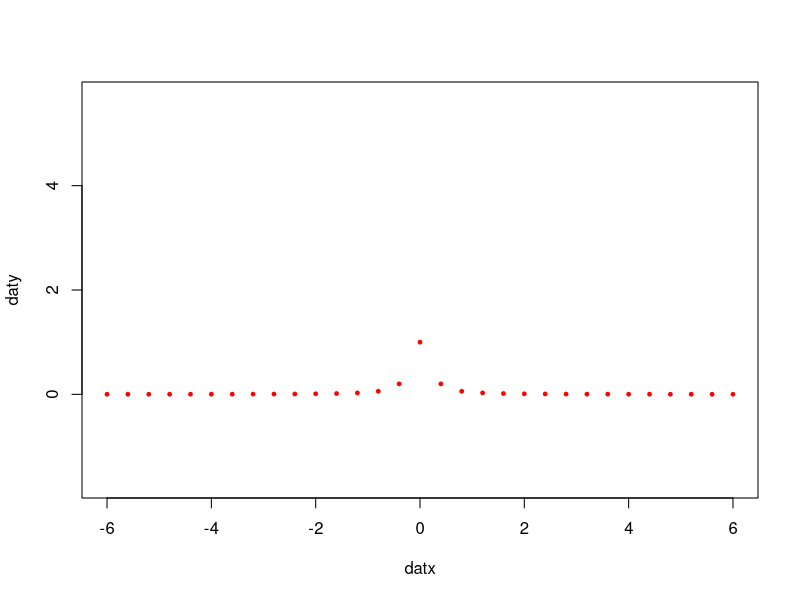

Here is the R script that generated this plot: (Note: this script raises an error after producing the figure.)
f = function(x) 1/(1+25*x^2)

datx = seq(-6,6,by =4/10); daty = c()
x = 1
repeat
{
  daty[x] = f(datx[x])
  x = x + 1
  if(x == length(datx)+1)
    break;
}
plot(datx, daty, pch=19, cex=0.5, col = "red", asp=1, xlim = c(-6,6), ylim = c(0,4))
polyAjuste = poly_calc(datx, daty)
curve(polyAjuste,from=-6,to=6,add=T, lwd=1,col="blue")

coseno = function(x) cos(x)
i = 1
x_i = c()
u_i = c()
y_i = c()
repeat
{
  x_i[i] = coseno(((2*i+1)/(2*10+2))*pi)
  u_i[i] = ((6+6)*(x_i[i]-1))/(2+6)
  y_i[i] = f(u_i[i])
  i = i + 1
  if(i == 11)
    break;
}
x_i
u_i
y_i
polyAjuste = poly_calc(u_i, y_i)
curve(polyAjuste,from=-6,to=6,add=T, lwd=1,col="green")

f = function(x) 9 + 2.25*(x-8) - 0.125*(x-8)*(x-12)-0.0375*(x-8)*(x-12)*(x-14)
f(16)
